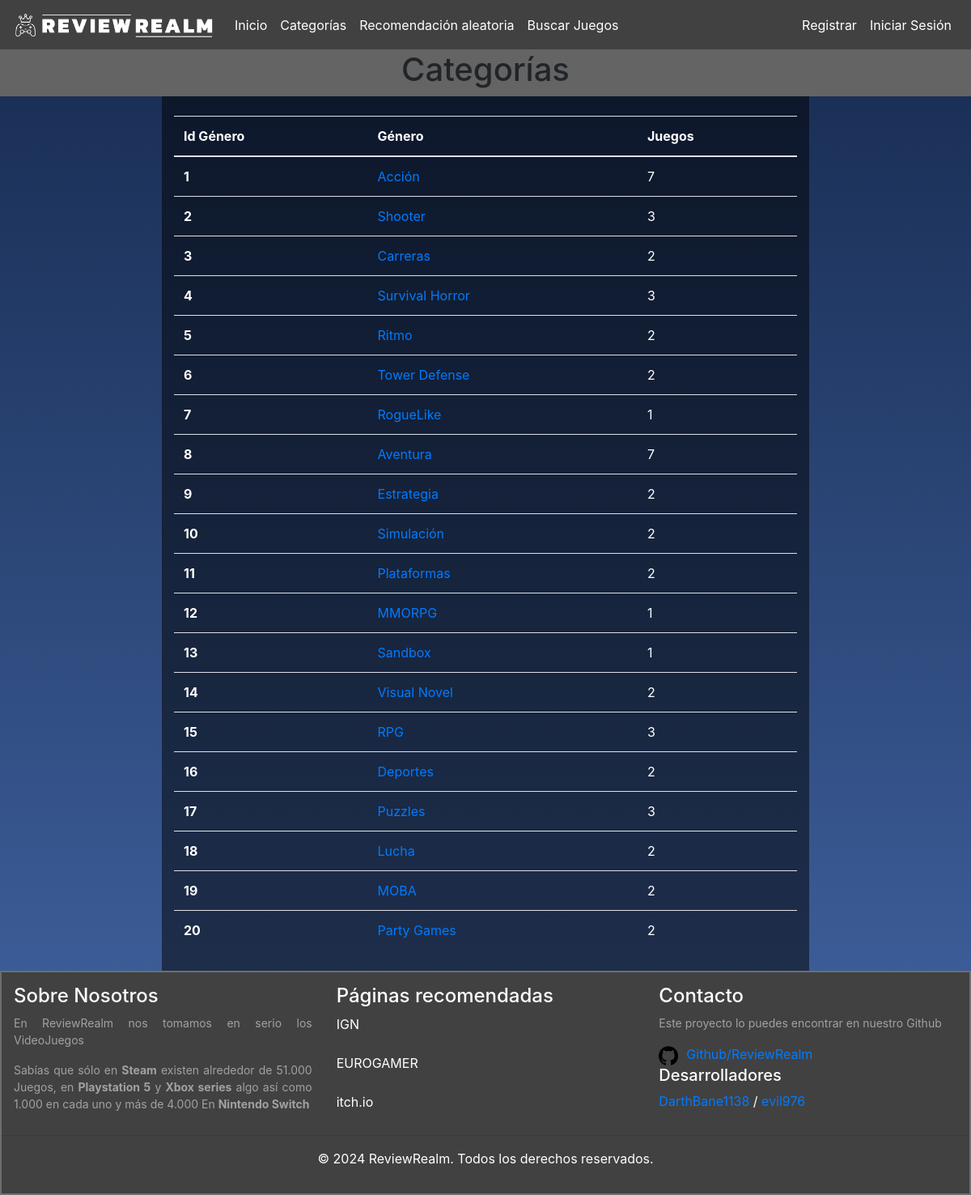
Page /ReviewRealm/categorias on the earlier database version.
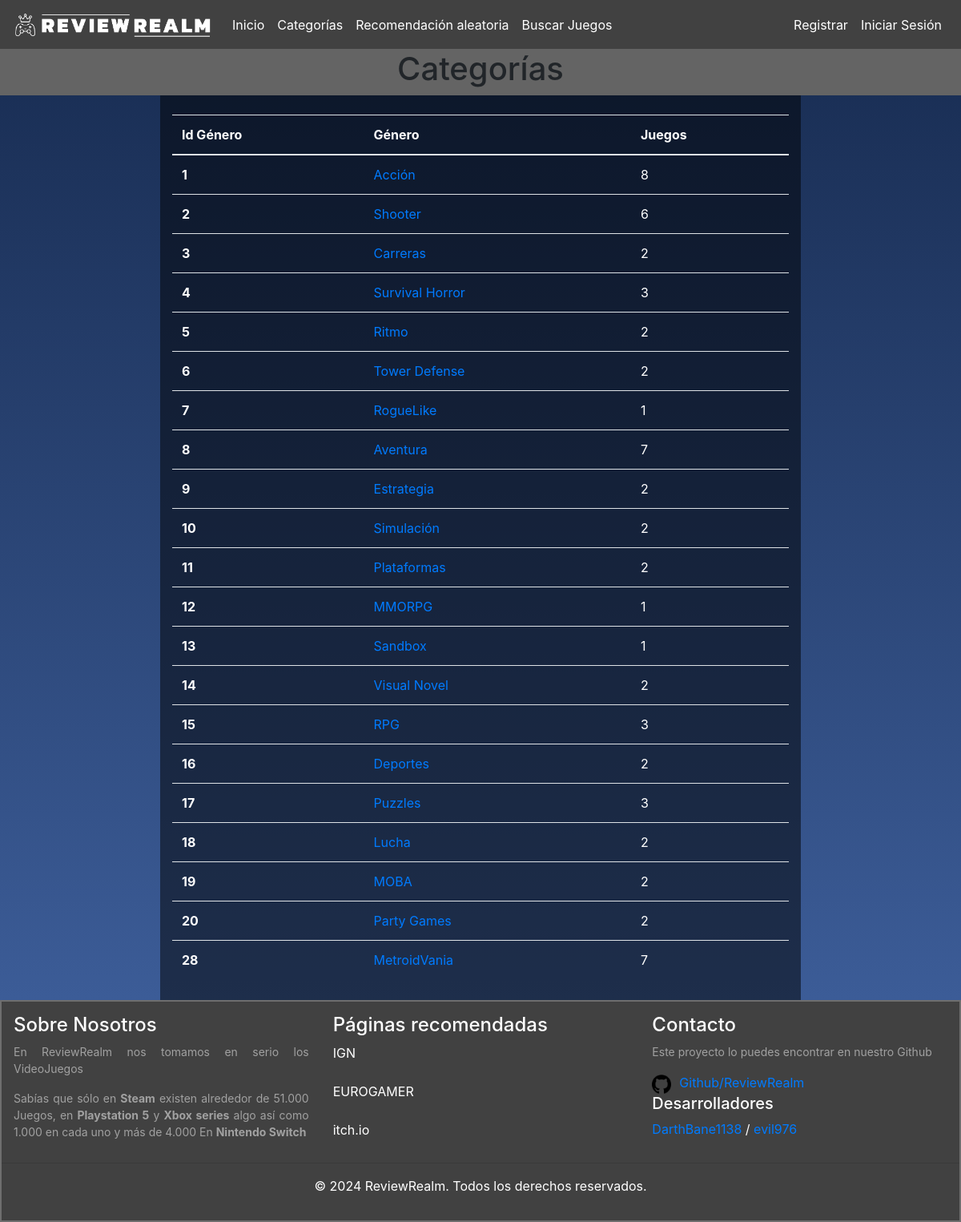
Same page on the later database version.
### ReviewRealm/models.py (models this page shows, shortened)
class Genero_Juego(models.Model):
    id_genero_juego = models.AutoField(db_column='idGeneroJuego', primary_key=True)
    nombre_genero = models.CharField(max_length=100, blank=False, null=False)

### ReviewRealm/views.py (the view)
# urls.py: path('categorias', views.categorias, name='categorias'),
def categorias(request):
    generos_juegos = Genero_Juego.objects.all()
    context={'generos_juegos':generos_juegos}
    for x in generos_juegos:
        x.cantidad_juegos = Juego.objects.filter(id_genero_juego=x).count()
    return render(request, 'ReviewRealm/categorias.html', context)

### ReviewRealm/templates/ReviewRealm/categorias.html (shortened to what this page needs)
{% extends 'ReviewRealm/base.html'%}
{% load static %}
{% block content %}
<div class="miBloqueDeContenido" >
  <div class="contenedor-titulo">
      <h1 class ="text-center">Categorías</h1>
  </div>
  <div class = "container-fluid" id= "cuerpo_categorias" style="height: 100%;">
    <div class = "row">
      <div class = "col-2"></div>
      <div class = "col-8" id = "columna_principal">
        <br>
        <table class="table table-transparent">
          {% if generos_juegos %}
            <thead>
              <tr>
                <th scope="col">Id Género</th>
                <th scope="col">Género</th>
                <th scope="col">Juegos</th>
              </tr>
            </thead>
            <tbody class="table-group-divider">
              {% for x in generos_juegos %}
                {% if x.cantidad_juegos > 0 %}
                  <tr>
                    <th scope="row">{{x.id_genero_juego}}</th>
                    <td><a href="{% url 'juegos_por_genero' pk=x.id_genero_juego %}">{{x.nombre_genero}}</a></td>
                    <td>{{x.cantidad_juegos}}</td>
                  </tr>
                {% endif %}
              {% endfor %}
            </tbody>
          {% endif %}
        </table>
      </div>
      <div class = "col-2"></div>
    </div>
  </div>
</div>
  {% endblock %}

Differences in the rows shown:
computed for Genero_Juego "Acción": cantidad_juegos "7" → "8"
computed for Genero_Juego "Shooter": cantidad_juegos "3" → "6"
added Genero_Juego: id_genero_juego "28", nombre_genero "MetroidVania", cantidad_juegos "7"
